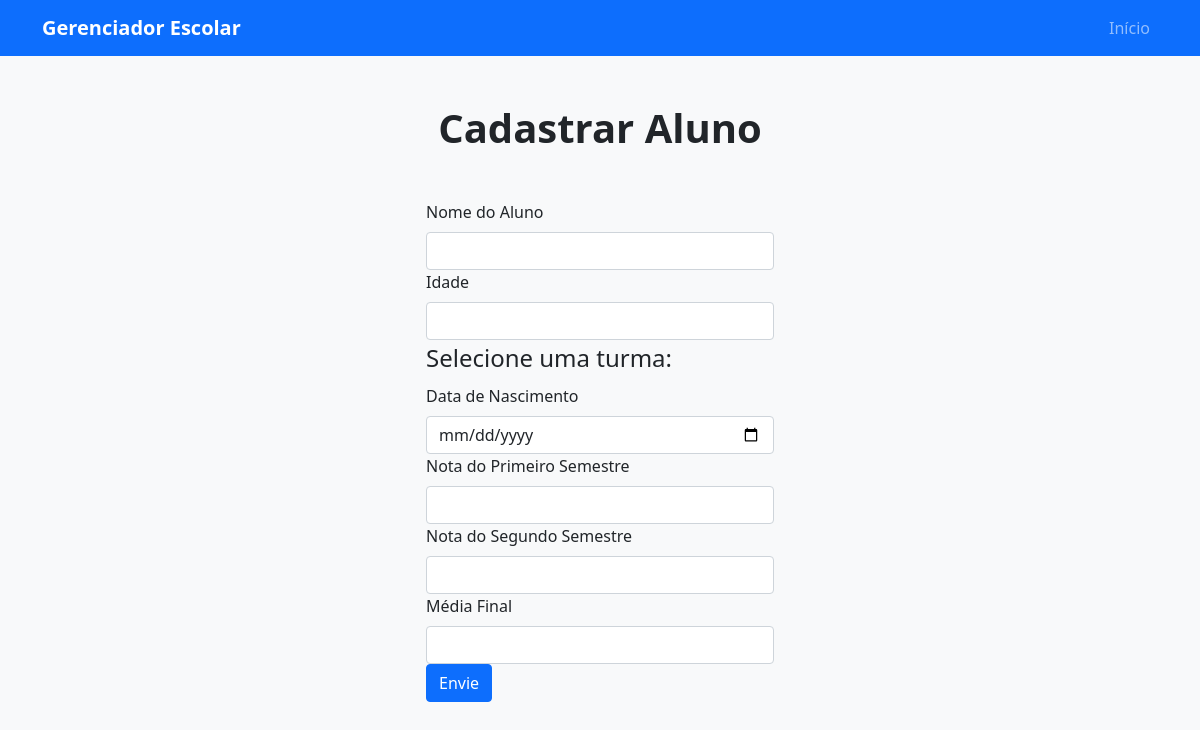
/alunos/cadastrar, run on an earlier commit of the app's database.
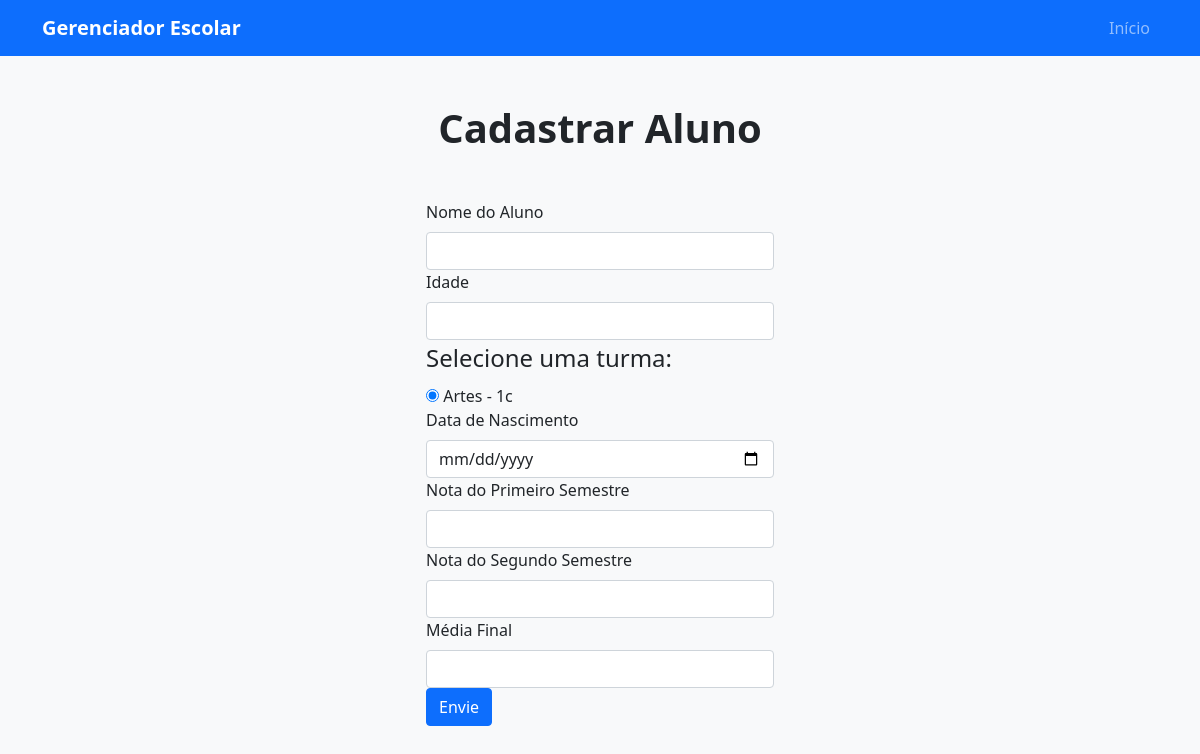
And on a later commit of the database.
### model/turma.py (models this page shows)
class Turma(db.Model):
    __tablename__ = "turmas"
    id = db.Column(db.Integer, primary_key=True)
    descricao = db.Column(db.String(100), nullable=False)
    ativo = db.Column(db.Boolean, nullable=False, default=True)
    alunos = db.relationship("Aluno", back_populates="turma")
    professor_id = db.Column(db.Integer, db.ForeignKey("professores.id"), nullable=False)
    professor = db.relationship("Professor", back_populates="turmas")

### routes/aluno_routes.py (the view)
@alunos_bp.route("/cadastrar")
def cadastrar_aluno():
    turmas = TurmaController.index()
    return render_template("cadastro_aluno.html", turmas=turmas, titulo="Cadastrar Aluno")

### controller/turma_controller.py (called while the page is built)
    @staticmethod
    def index():
        turmas = Turma.query.all()
        return turmas

### templates/cadastro_aluno.html
{% extends 'template.html' %}
{% block conteudo %}
    <form class="form" method="POST" action="{% if aluno %}{{ url_for('aluno_rota.editar_aluno', nome=aluno.nome) }}{% else %}{{ url_for('aluno_rota.criar_aluno') }}{% endif %}">
        <label class="form-label" for="nome_aluno">Nome do Aluno</label>
        <input class="form-control" type="text" id="nome_aluno" name="nome" value="{{ aluno.nome if aluno else '' }}" required>
        <label class="form-label" for="idade_aluno">Idade </label>
        <input class="form-control" id="idade_aluno" type="number" name="idade" value="{{ aluno.idade if aluno else '' }}" required>
        <fieldset>
          <legend>Selecione uma turma: </legend>
            {% for turma in turmas %}
              <div>
                <input type="radio" id="turma_{{ turma.id }}" name="turma" value="{{ turma.id }}" {% if loop.first %}checked{% endif %}>
                <label for="turma_{{ turma.id }}">{{ turma.descricao }}</label>
              </div>
            {% endfor %}
        </fieldset>
        <label class="form-label" >Data de Nascimento</label>
        <input class="form-control" type="date" name="data_nasc" value="{{ aluno.data_nasc if aluno else '' }}" required>
        <label class="form-label">Nota do Primeiro Semestre</label>
        <input class="form-control" type="number" name="nota_semestre_um" value="{{ aluno.nota_semestre_um if aluno else '' }}">
        <label class="form-label" >Nota do Segundo Semestre</label>
        <input class="form-control" type="number" name="nota_semestre_dois" value="{{ aluno.nota_semestre_dois if aluno else '' }}">
        <label class="form-label">Média Final</label>
        <input class="form-control" type="text" name="media_final" value="{{ aluno.media_final if aluno else '' }}">
        <button class="btn btn-primary btn-block mb-4" type="submit"> Envie </button>
    </form>
{% endblock %}

What changed in the data, as far as the page shows it:
added Turma: turma "☑ Artes - 1c", descricao "Artes - 1c"
